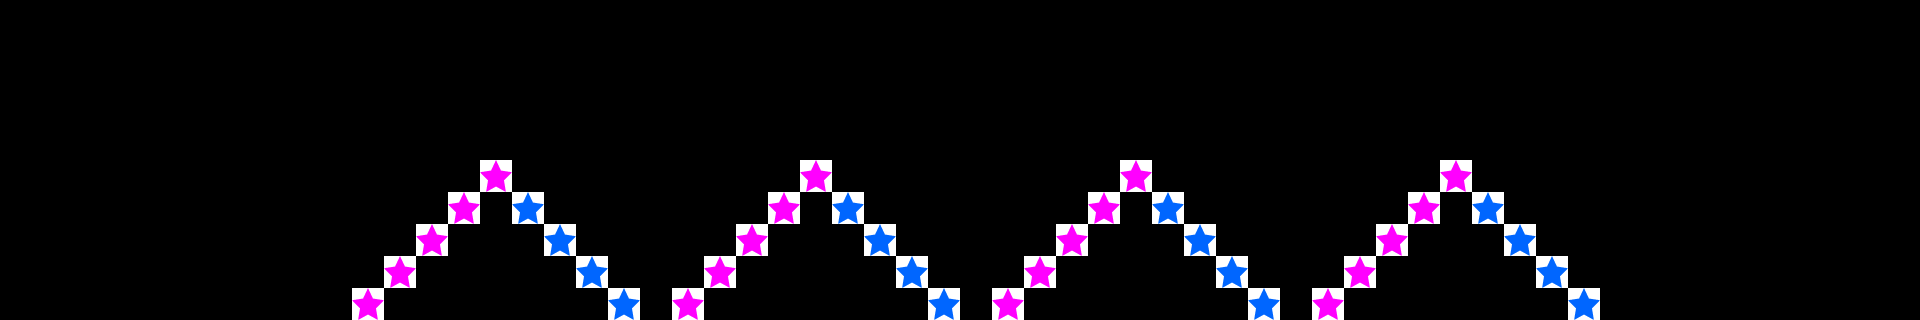

This is a level from a 2D game, rendered from its Tiled map with the project's own tilesets. A one-line summary and the map file follow, with tile-layer data summarised:
An orthogonal 60x10 tile map with 32x32 px tiles, 2 tile layers (FloorLayer, ThingLayer).

<map version="1.0" orientation="orthogonal" width="60" height="10" tilewidth="32" tileheight="32">
 <tileset firstgid="1" name="bg_tmx" tilewidth="32" tileheight="32">
  <image source="bg_tmx.png" width="320" height="320" />
  <tile id="0">
   <properties>
    <property name="isFloor" value="1" />
   </properties>
  </tile>
  <tile id="3">
   <properties>
    <property name="objType" value="life" />
    <property name="colorType" value="red" />
   </properties>
  </tile>
  <tile id="4">
   <properties>
    <property name="objType" value="star" />
    <property name="colorType" value="blue" />
   </properties>
  </tile>
  <tile id="5">
   <properties>
    <property name="objType" value="star" />
    <property name="colorType" value="pink" />
   </properties>
  </tile>
  <tile id="10">
   <properties>
    <property name="isFloor" value="1" />
   </properties>
  </tile>
  <tile id="11">
   <properties>
    <property name="objType" value="line" />
    <property name="colorType" value="pink" />
   </properties>
  </tile>
  <tile id="12">
   <properties>
    <property name="objType" value="line" />
    <property name="colorType" value="blue" />
   </properties>
  </tile>
  <tile id="14">
   <properties>
    <property name="objType" value="line" />
    <property name="colorType" value="blue" />
   </properties>
  </tile>
  <tile id="15">
   <properties>
    <property name="objType" value="line" />
    <property name="colorType" value="pink" />
   </properties>
  </tile>
  <tile id="30">
   <properties>
    <property name="isFloor" value="1" />
   </properties>
  </tile>
  <tile id="31">
   <properties>
    <property name="isFloor" value="1" />
   </properties>
  </tile>
  <tile id="32">
   <properties>
    <property name="isFloor" value="1" />
   </properties>
  </tile>
  <tile id="64">
   <properties>
    <property name="isBaffle" value="1" />
   </properties>
  </tile>
  <tile id="81">
   <properties>
    <property name="ObjTypeId" value="2" />
   </properties>
  </tile>
 </tileset>
 <layer name="FloorLayer" width="60" height="10">
  <data>[600 cells, 0 non-empty, 0 distinct tile ids]</data>
 </layer>
 <layer name="ThingLayer" width="60" height="10">
  <data>[600 cells, 36 non-empty, 2 distinct tile ids]</data>
 </layer>
</map>
